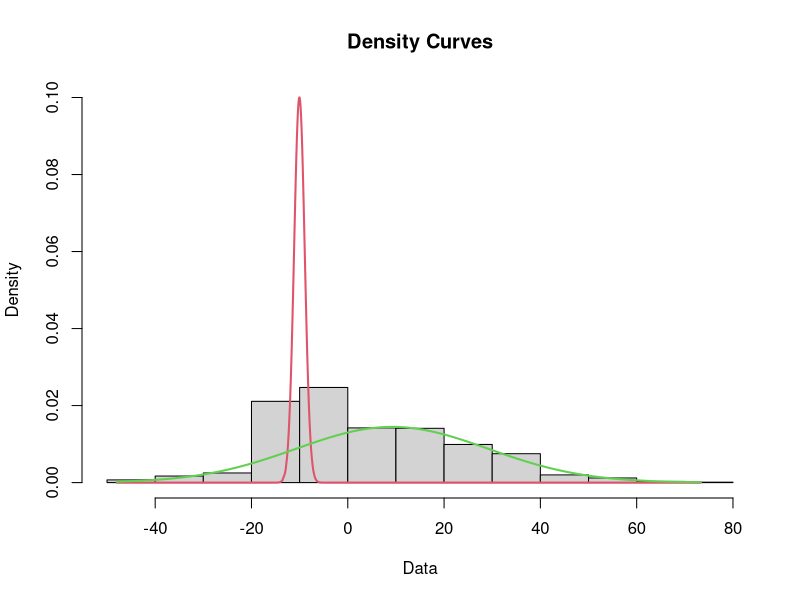

Write R code to recreate this figure.
# Claas Heuer, September 2015
#
# Extremely good vignette for mixtools: https://cran.r-project.org/web/packages/mixtools/vignettes/mixtools.pdf

library(mixtools)
library(ks)

########################
### Gaussian Mixture ###
########################

# some random data
set.seed(100)
N <- 1000
theta <- 0.3
mu1 <- -10
mu2 <- 10
sd1 <- 1
sd2 <- 20
y <- ifelse(runif(N) < theta, rnorm(N, mu1, sd1), rnorm(N, mu2, sd2))
 
dat = list(N=length(y),y=y, k=2)

# run the model
mod <- normalmixEM(y)

# plot data and estimated densities
plot(mod, which = 2)
